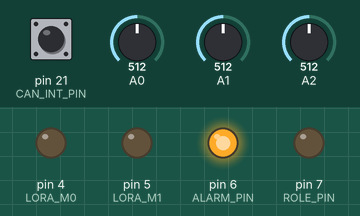
The sketch below on a simulated Arduino Mega 2560, built with avr-gcc and run on an emulated ATmega2560. Shown: output pins drawn as LEDs (lit = HIGH). The inputs (shaded band) are chosen by the test bench; at power-on: pin 21 (CAN_INT_PIN) HIGH, A0 = 512, A1 = 512, A2 = 512. Storage starts empty; what the sketch prints to the serial monitor is not drawn.

Above: at 0.1 s.
Timing chart, 0 to 1.6 s (numbered marks = the images above):
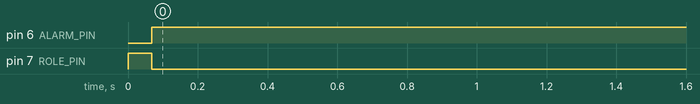

Measured:
- by itself, pin 6 (ALARM_PIN): LOW → HIGH at 0.07 s
- by itself, pin 7 (ROLE_PIN): HIGH → LOW at 0.07 s

The sketch:

verici.ino
```cpp
#include <math.h>
#include <string.h>
#include <stdio.h>
#include <SPI.h>
#include <mcp_can.h>
#include <SD.h>
#include "config.h"

MCP_CAN CAN(CAN_CS_PIN);

const float R_REF = 1000.0;
const float R_0 = 10000.0;
const float T_0 = 298.15;
const float B_VALUE = 3950;

struct SicaklikVerisi {
  float sicaklik_sensor1;
  float sicaklik_sensor2;
  float sicaklik_sensor3;
  float sicaklik_max;
  bool sicaklik_hata;
};

struct BmsVerisi {
  float voltaj;
  float akim;
  int soc;
  bool veri_hata;
  unsigned long sonSocZamani;
  unsigned long sonHucreZamani;
  unsigned long sonKapasiteZamani;
  unsigned long kalanKapasite_mAh;
  bool kapasite_gecerli;
  int sarjDurumu;
  unsigned int maxHucreVoltaj_mV;
  unsigned int minHucreVoltaj_mV;
  bool hucre_gecerli;
};

struct TelemetriPaketi {
  unsigned long seq;
  unsigned long zaman;
  float hiz;
  float tmax;
  float voltaj;
  float akim;
  int soc;
  float kalanEnerji;
  float izolasyon;
  unsigned int maxHucre;
  unsigned int minHucre;
  ActiveStatus durum;
};

const unsigned long BMS_REQ_SOC_V_I   = 0x18900140;
const unsigned long BMS_RESP_SOC_V_I  = 0x18904001;
const unsigned long BMS_REQ_HUCRE     = 0x18910140;
const unsigned long BMS_RESP_HUCRE    = 0x18914001;
const unsigned long BMS_REQ_KAPASITE  = 0x18930140;
const unsigned long BMS_RESP_KAPASITE = 0x18934001;

BmsVerisi sonBmsVerisi = {0, 0, 0, true, 0, 0, 0, 0, false, 0, 0, 0, false};

unsigned long sonGonderimZamani = 0;
unsigned long sonBmsIstekZamani = 0;
unsigned long sonNextionZamani = 0;

const unsigned long NEXTION_REFRESH_DELAY = 250;
const unsigned long BMS_POLL_DELAY        = 1000; // BMS her 1 saniyede güncellenir
const unsigned long ACK_TIMEOUT_MS        = 350;

bool sdHazir = false;
bool canHazir = false;
char dosyaAdi[13];

// 60 saniyelik kural için 30 paket (30 x 2 sn = 60 sn)
const int KUYRUK_KAPASITESI = 30;
TelemetriPaketi kuyruk[KUYRUK_KAPASITESI];
int kuyrukBas = 0;
int kuyrukSon = 0;
int kuyrukAdet = 0;
unsigned long paketSayaci = 0;

unsigned long sonBasariliAckZamani = 0;

void kuyrugaEkle(const TelemetriPaketi &p) {
  if (kuyrukAdet < KUYRUK_KAPASITESI) {
    kuyruk[kuyrukSon] = p;
    kuyrukSon = (kuyrukSon + 1) % KUYRUK_KAPASITESI;
    kuyrukAdet++;
    Serial.print(F("[KUYRUK] Paket eklendi. No: "));
    Serial.println(p.seq);
  } else {
    kuyrukBas = (kuyrukBas + 1) % KUYRUK_KAPASITESI;
    kuyruk[kuyrukSon] = p;
    kuyrukSon = (kuyrukSon + 1) % KUYRUK_KAPASITESI;
    Serial.println(F("[UYARI - 60s DOLDU] En eski paket silindi."));
  }
}

float hizKmhOku() {
  return HIZ_KMH_SABIT;
}

float izolasyonDirenciOku() {
  return IZOLASYON_DIRENC_KOHM_SABIT;
}

float kalanEnerjiHesapla() {
  if (sonBmsVerisi.kapasite_gecerli && sonBmsVerisi.voltaj > 0.0) {
    return (sonBmsVerisi.kalanKapasite_mAh / 1000.0) * sonBmsVerisi.voltaj;
  } else {
    return (BATARYA_PAKET_KAPASITE_WH * sonBmsVerisi.soc) / 100.0;
  }
}

ActiveStatus sistemDurumuHesapla(const SicaklikVerisi &sicaklik, float hizKmh, bool telemetriKopuk) {
  bool bmsSocTimeout = (millis() - sonBmsVerisi.sonSocZamani > 4000);

  if (!canHazir || sicaklik.sicaklik_hata || sonBmsVerisi.veri_hata || bmsSocTimeout || telemetriKopuk) {
    return STATE_ERROR;
  }
  if (sicaklik.sicaklik_max >= SICAKLIK_MAX || hizKmh >= HIZ_KRITIK_KMH) {
    return STATE_CRITICAL;
  }
  if (sonBmsVerisi.sarjDurumu == 1) {
    return STATE_CHARGING;
  }
  if (sonBmsVerisi.sarjDurumu == 2 || hizKmh > 0.5) {
    return STATE_RUNNING;
  }
  return STATE_IDLE;
}

const char* durumMetnineCevir(ActiveStatus durum, bool telemetriKopuk) {
  if (telemetriKopuk) return "BAGLANTI KOPUK (>60s)";

  switch (durum) {
    case STATE_IDLE:     return "SISTEM NORMAL";
    case STATE_RUNNING:  return "SURUS / DESARJ";
    case STATE_CHARGING: return "SARJ OLUYOR";
    case STATE_CRITICAL: return "KRITIK DURUM!";
    case STATE_ERROR:    return "SENSOR/BMS HATASI";
    default:             return "BILINMEYEN";
  }
}

void tarihStringOlustur(char* buffer) {
  const char* aylar[] = {"Jan","Feb","Mar","Apr","May","Jun","Jul","Aug","Sep","Oct","Nov","Dec"};
  const char* d = __DATE__;

  char ayStr[4] = {d[0], d[1], d[2], '\0'};
  int gun = ((d[4] == ' ') ? 0 : (d[4] - '0')) * 10 + (d[5] - '0');

  int ay = 1;
  for (int i = 0; i < 12; i++) {
    if (strncmp(ayStr, aylar[i], 3) == 0) {
      ay = i + 1;
      break;
    }
  }
  sprintf(buffer, "%02d%02d", gun, ay);
}

bool dosyaAdiOlustur() {
  char tarih[5];
  tarihStringOlustur(tarih);

  for (int n = 1; n <= 999; n++) {
    sprintf(dosyaAdi, "%s-%d.CSV", tarih, n);
    if (!SD.exists(dosyaAdi)) {
      return true;
    }
  }
  return false;
}

float ntcOku(int pin) {
  int analogVal = analogRead(pin);

  if (analogVal > 0 && analogVal < 1023) {
    float vOut = analogVal * (5.0 / 1023.0);
    float rNtc = R_REF * ((5.0 / vOut) - 1.0);
    float tempK = 1.0 / ((1.0 / T_0) + (1.0 / B_VALUE) * log(rNtc / R_0));
    return tempK - 273.15;
  } else {
    return -127.0;
  }
}

SicaklikVerisi sicaklikOku() {
  SicaklikVerisi v;
  v.sicaklik_sensor1 = ntcOku(SICAKLIK_DS1);
  v.sicaklik_sensor2 = ntcOku(SICAKLIK_DS2);
  v.sicaklik_sensor3 = ntcOku(SICAKLIK_DS3);

  v.sicaklik_hata = false;
  v.sicaklik_max = -127.0;

  if (v.sicaklik_sensor1 != -127.0) {
    if (v.sicaklik_sensor1 > v.sicaklik_max) v.sicaklik_max = v.sicaklik_sensor1;
  } else v.sicaklik_hata = true;

  if (v.sicaklik_sensor2 != -127.0) {
    if (v.sicaklik_sensor2 > v.sicaklik_max) v.sicaklik_max = v.sicaklik_sensor2;
  } else v.sicaklik_hata = true;

  if (v.sicaklik_sensor3 != -127.0) {
    if (v.sicaklik_sensor3 > v.sicaklik_max) v.sicaklik_max = v.sicaklik_sensor3;
  } else v.sicaklik_hata = true;

  return v;
}

void bmsTumIstekleriGonder() {
  byte req[8] = {0, 0, 0, 0, 0, 0, 0, 0};
  CAN.sendMsgBuf(BMS_REQ_SOC_V_I, 1, 8, req);
  delay(15);
  CAN.sendMsgBuf(BMS_REQ_KAPASITE, 1, 8, req);
  delay(15);
  CAN.sendMsgBuf(BMS_REQ_HUCRE, 1, 8, req);
}

void bmsCanKontrolEt() {
  while (!digitalRead(CAN_INT_PIN)) {
    unsigned long rxId;
    byte len = 0;
    byte buf[8];
    CAN.readMsgBuf(&rxId, &len, buf);

    unsigned long temizId = rxId & 0x1FFFFFFF;

    if (temizId == BMS_RESP_SOC_V_I) {
      sonBmsVerisi.voltaj       = ((buf[0] << 8) | buf[1]) / 10.0;
      sonBmsVerisi.akim         = (((buf[4] << 8) | buf[5]) - 30000) / 10.0;
      sonBmsVerisi.soc          = ((buf[6] << 8) | buf[7]) / 10;
      sonBmsVerisi.veri_hata    = false;
      sonBmsVerisi.sonSocZamani = millis();
    } else if (temizId == BMS_RESP_KAPASITE) {
      sonBmsVerisi.sarjDurumu        = buf[0];
      sonBmsVerisi.kalanKapasite_mAh = ((unsigned long)buf[4] << 24) | ((unsigned long)buf[5] << 16) |
                                       ((unsigned long)buf[6] << 8)  | buf[7];
      sonBmsVerisi.kapasite_gecerli  = true;
      sonBmsVerisi.sonKapasiteZamani = millis();
    } else if (temizId == BMS_RESP_HUCRE) {
      sonBmsVerisi.maxHucreVoltaj_mV = ((unsigned int)buf[0] << 8) | buf[1];
      sonBmsVerisi.minHucreVoltaj_mV = ((unsigned int)buf[3] << 8) | buf[4];
      sonBmsVerisi.hucre_gecerli     = true;
      sonBmsVerisi.sonHucreZamani    = millis();
    }
  }
}

void nextionKomutBitir() {
  HMI_SERIAL.write(0xFF);
  HMI_SERIAL.write(0xFF);
  HMI_SERIAL.write(0xFF);
}

void nextionSayiGonder(const char* obj, long deger) {
  HMI_SERIAL.print(obj);
  HMI_SERIAL.print(F(".val="));
  HMI_SERIAL.print(deger);
  nextionKomutBitir();
}

void nextionMetinGonder(const char* obj, const char* metin) {
  HMI_SERIAL.print(obj);
  HMI_SERIAL.print(F(".txt=\""));
  HMI_SERIAL.print(metin);
  HMI_SERIAL.print(F("\""));
  nextionKomutBitir();
}

// SD Kart formatı resmi şartname standardında (Bölüm 3 Madde 9.2-f)
void csvSatiriYaz(unsigned long zaman, float hizKmh, float tmax, float v, float kalanEnerjiWh) {
  if (!sdHazir) return;

  File csvDosya = SD.open(dosyaAdi, FILE_WRITE);
  if (!csvDosya) return;

  csvDosya.print(zaman);
  csvDosya.print(F(";"));
  csvDosya.print(hizKmh, 1);
  csvDosya.print(F(";"));
  csvDosya.print(tmax, 1);
  csvDosya.print(F(";"));
  csvDosya.print(v, 1);
  csvDosya.print(F(";"));
  csvDosya.println(kalanEnerjiWh, 1);

  csvDosya.close();
}

void nextionGuncelle(const SicaklikVerisi &sicaklik, float hizKmh,
                      float kalanEnerjiWh,
                      ActiveStatus durum, bool telemetriKopuk) {
  // 1. HIZ: Nextion içindeki tm1 timer'ı h0 üzerinden ibre z0 ve n0'ı günceller
  long hizDegeri = (long)round(hizKmh);
  nextionSayiGonder("h0", hizDegeri);

  // 2. SICAKLIK VE TOPLAM VOLTAJ (n1 >= 55 olunca tm0 ile p1 ikonu otomatik yanıp söner)
  nextionSayiGonder("n1", (long)round(sicaklik.sicaklik_max));
  nextionSayiGonder("n2", (long)round(sonBmsVerisi.voltaj));

  // 3. AKIM (vvs=2 için Akım * 100)
  nextionSayiGonder("x2", (long)round(sonBmsVerisi.akim * 100.0));

  // 4. BATARYA DOLULUK YÜZDESİ VE BARI (j0)
  char socBuf[8];
  snprintf(socBuf, sizeof(socBuf), "%%%d", sonBmsVerisi.soc);
  nextionMetinGonder("t1", socBuf);
  nextionSayiGonder("j0", sonBmsVerisi.soc); // Mavi barı doldurur

  // 5. MİN / MAKS HÜCRE GERİLİMLERİ (vvs=2 için 10'a bölerek V formatı)
  if (sonBmsVerisi.hucre_gecerli) {
    nextionSayiGonder("x0", (long)round(sonBmsVerisi.maxHucreVoltaj_mV / 10.0));
    nextionSayiGonder("x1", (long)round(sonBmsVerisi.minHucreVoltaj_mV / 10.0));
  }

  // 6. KALAN ENERJİ (Wh) VE DURUM METNİ
  nextionSayiGonder("n5", (long)round(kalanEnerjiWh));
  nextionMetinGonder("t0", durumMetnineCevir(durum, telemetriKopuk));
}

bool gonderVeAckBekle(const char* mesaj, unsigned long seq, unsigned long timeoutMs) {
  while (LORA_SERIAL_P.available()) {
    LORA_SERIAL_P.read();
  }

  LORA_SERIAL_P.println(mesaj);

  unsigned long baslangic = millis();
  char ackBuf[32];
  int ackIdx = 0;

  while (millis() - baslangic < timeoutMs) {
    bmsCanKontrolEt();

    while (LORA_SERIAL_P.available()) {
      char c = (char)LORA_SERIAL_P.read();
      if (c == '\n') {
        ackBuf[ackIdx] = '\0';
        if (strncmp(ackBuf, "ACK:", 4) == 0) {
          unsigned long gelenSeq = strtoul(ackBuf + 4, NULL, 10);
          if (gelenSeq == seq) {
            return true;
          }
        }
        ackIdx = 0;
      } else if (c != '\r') {
        if (ackIdx < (int)(sizeof(ackBuf) - 1)) {
          ackBuf[ackIdx++] = c;
        }
      }
    }
  }
  return false;
}

void setup() {
  Serial.begin(SERIAL_BAUD);
  LORA_SERIAL_P.begin(LORA_SERIAL);
  HMI_SERIAL.begin(HMI_BAUD);

  pinMode(ROLE_PIN, OUTPUT);
  pinMode(ALARM_PIN, OUTPUT);
  pinMode(LORA_M0, OUTPUT);
  pinMode(LORA_M1, OUTPUT);

  digitalWrite(LORA_M0, LOW);
  digitalWrite(LORA_M1, LOW);
  digitalWrite(ALARM_PIN, LOW);
  digitalWrite(ROLE_PIN, HIGH);

  pinMode(CAN_INT_PIN, INPUT_PULLUP);

  sonBasariliAckZamani = millis();

  // SD Kart Başlatma (SD_CS = Pin 49)
  if (!SD.begin(SD_CS)) {
    Serial.println(F("SD kart baslatilamadi!"));
    sdHazir = false;
  } else if (!dosyaAdiOlustur()) {
    sdHazir = false;
  } else {
    File f = SD.open(dosyaAdi, FILE_WRITE);
    if (f) {
      f.println(F("zaman_ms;hiz_kmh;T_bat_C;V_bat_C;kalan_enerji_Wh")); //
      f.close();
      sdHazir = true;
      Serial.print(F("CSV dosyasi olusturuldu: "));
      Serial.println(dosyaAdi);
    } else {
      sdHazir = false;
    }
  }

  if (CAN.begin(MCP_ANY, CAN_500KBPS, MCP_16MHZ) == CAN_OK) {
    Serial.println(F("MCP2515 CAN init OK"));
    CAN.setMode(MCP_NORMAL);
    canHazir = true;
    bmsTumIstekleriGonder();
  } else {
    Serial.println(F("MCP2515 CAN init FAIL"));
    canHazir = false;
  }
}

void loop() {
  SicaklikVerisi sicaklik = sicaklikOku();

  // 55°C üstünde alarm daima aktiftir (70°C aşılsa bile yardımcı hattan çalmaya devam eder)
  if (sicaklik.sicaklik_max >= ALARM_MAX) {
    digitalWrite(ALARM_PIN, HIGH);
  } else {
    digitalWrite(ALARM_PIN, LOW);
  }

  // 70°C Aşırı Sıcaklık Koruması: Ana kontaktör açılır ve enerji kesilir (Bölüm 2 Madde 9.2-i)
  if (sicaklik.sicaklik_max >= SICAKLIK_MAX) {
    digitalWrite(ROLE_PIN, LOW);
  }

  bmsCanKontrolEt();

  // BMS Veri Sorgulama Asenkron Timer'ı (Her 1 saniyede bir taze veri istenir)
  if (millis() - sonBmsIstekZamani >= BMS_POLL_DELAY) {
    sonBmsIstekZamani = millis();
    bmsTumIstekleriGonder();
  }

  float hizKmh = hizKmhOku();
  float kalanEnerjiWh = kalanEnerjiHesapla();
  float izolasyonDirenci = izolasyonDirenciOku();
  bool telemetriKopuk = (millis() - sonBasariliAckZamani >= ((unsigned long)LOST_MAX * 1000UL));
  ActiveStatus mevcutDurum = sistemDurumuHesapla(sicaklik, hizKmh, telemetriKopuk);

  // Nextion Ekranını Yenile (250 ms)
  if (millis() - sonNextionZamani >= NEXTION_REFRESH_DELAY) {
    sonNextionZamani = millis();
    nextionGuncelle(sicaklik, hizKmh, kalanEnerjiWh, mevcutDurum, telemetriKopuk);
  }

  // Telemetri Gönderim Döngüsü (SEND_DELAY = 2000 ms)
  if (millis() - sonGonderimZamani >= SEND_DELAY) {
    sonGonderimZamani = millis();

    if (telemetriKopuk) {
      Serial.print(F("[UYARI - LOST_MAX] Telemetri baglantisi "));
      Serial.print(LOST_MAX);
      Serial.println(F(" saniyedir tamamen kesik!"));
    }

    paketSayaci++;

    char mesaj[160];
    char tmaxStr[10], vStr[10], iStr[10], spdStr[10], eStr[10], isoStr[10];
    dtostrf(sicaklik.sicaklik_max, 4, 1, tmaxStr);
    dtostrf(sonBmsVerisi.voltaj, 4, 1, vStr);
    dtostrf(sonBmsVerisi.akim, 4, 1, iStr);
    dtostrf(hizKmh, 4, 1, spdStr);
    dtostrf(kalanEnerjiWh, 5, 1, eStr);
    dtostrf(izolasyonDirenci, 5, 0, isoStr);

    snprintf(mesaj, sizeof(mesaj),
             "TYPE:LIVE,SEQ:%lu,TIME:%lu,SPD:%s,Tmax:%s,V:%s,I:%s,SOC:%d,E:%s,ISO:%s,Hmax:%u,Hmin:%u",
             paketSayaci, millis(), spdStr, tmaxStr, vStr, iStr, sonBmsVerisi.soc, eStr, isoStr,
             sonBmsVerisi.maxHucreVoltaj_mV, sonBmsVerisi.minHucreVoltaj_mV);

    Serial.print(F("[GONDERILIYOR - CANLI] "));
    Serial.println(mesaj);

    bool ackGeldi = gonderVeAckBekle(mesaj, paketSayaci, ACK_TIMEOUT_MS);

    if (ackGeldi) {
      sonBasariliAckZamani = millis();

      Serial.print(F("[ACK ALINDI] Canli paket onaylandi. No: "));
      Serial.println(paketSayaci);

      if (kuyrukAdet > 0) {
        TelemetriPaketi eskiPaket = kuyruk[kuyrukBas];
        delay(50);

        char tekrarMesaj[160];
        char eTmax[10], eV[10], eI[10], eSpd[10], eE[10], eIso[10];
        dtostrf(eskiPaket.tmax, 4, 1, eTmax);
        dtostrf(eskiPaket.voltaj, 4, 1, eV);
        dtostrf(eskiPaket.akim, 4, 1, eI);
        dtostrf(eskiPaket.hiz, 4, 1, eSpd);
        dtostrf(eskiPaket.kalanEnerji, 5, 1, eE);
        dtostrf(eskiPaket.izolasyon, 5, 0, eIso);

        snprintf(tekrarMesaj, sizeof(tekrarMesaj),
                 "TYPE:RETRY,SEQ:%lu,TIME:%lu,SPD:%s,Tmax:%s,V:%s,I:%s,SOC:%d,E:%s,ISO:%s,Hmax:%u,Hmin:%u",
                 eskiPaket.seq, eskiPaket.zaman, eSpd, eTmax, eV, eI, eskiPaket.soc, eE, eIso,
                 eskiPaket.maxHucre, eskiPaket.minHucre);

        Serial.print(F("[GONDERILIYOR - TEKRAR] "));
        Serial.println(tekrarMesaj);

        bool retryAck = gonderVeAckBekle(tekrarMesaj, eskiPaket.seq, ACK_TIMEOUT_MS);

        if (retryAck) {
          sonBasariliAckZamani = millis();
          Serial.print(F("[ACK ALINDI - TEKRAR] Gecmis paket onaylandi. No: "));
          Serial.println(eskiPaket.seq);
          kuyrukBas = (kuyrukBas + 1) % KUYRUK_KAPASITESI;
          kuyrukAdet--;
        } else {
          Serial.println(F("[KAYIP - TEKRAR] Gecmis paket iletilemedi, kuyrukta bekliyor."));
        }
      }
    } else {
      // YALNIZCA KOPMA ANINDA: SD karta ve kuyruğa kaydedilir (Madde 9.2-e)
      Serial.print(F("[KOPMA] ACK gelmedi! Paket SD karta ve kuyruga kaydediliyor: "));
      Serial.println(paketSayaci);

      TelemetriPaketi kayipPaket;
      kayipPaket.seq = paketSayaci;
      kayipPaket.zaman = millis();
      kayipPaket.hiz = hizKmh;
      kayipPaket.tmax = sicaklik.sicaklik_max;
      kayipPaket.voltaj = sonBmsVerisi.voltaj;
      kayipPaket.akim = sonBmsVerisi.akim;
      kayipPaket.soc = sonBmsVerisi.soc;
      kayipPaket.kalanEnerji = kalanEnerjiWh;
      kayipPaket.izolasyon = izolasyonDirenci;
      kayipPaket.maxHucre = sonBmsVerisi.maxHucreVoltaj_mV;
      kayipPaket.minHucre = sonBmsVerisi.minHucreVoltaj_mV;
      kayipPaket.durum = mevcutDurum;
      kuyrugaEkle(kayipPaket);

      csvSatiriYaz(millis(), hizKmh, sicaklik.sicaklik_max, sonBmsVerisi.voltaj, kalanEnerjiWh);
    }
  }
}
```

config.h
```cpp
#ifndef CONFIG_H
#define CONFIG_H

#include <Arduino.h>

#define SERIAL_BAUD     9600
#define LORA_SERIAL     9600
#define HMI_BAUD        9600

#define LORA_SERIAL_P   Serial1
#define HMI_SERIAL      Serial2

#define ROLE_PIN        7
#define ALARM_PIN       6

#define LORA_M0         4
#define LORA_M1         5

#define CAN_CS_PIN      53
#define CAN_INT_PIN     21
#define SD_CS           10

#define SICAKLIK_DS1    A0
#define SICAKLIK_DS2    A1
#define SICAKLIK_DS3    A2

#define ALARM_MAX       55.0
#define SICAKLIK_MAX    70.0
#define HIZ_KRITIK_KMH  60.0

#define SEND_DELAY      2000
#define LOST_MAX        60

#define BATARYA_PAKET_KAPASITE_WH 4800.0

#define HIZ_KMH_SABIT                 0.0
#define IZOLASYON_DIRENC_KOHM_SABIT   9999.0

enum ActiveStatus : uint8_t {
  STATE_IDLE      = 0,
  STATE_RUNNING   = 1,
  STATE_CHARGING  = 2,
  STATE_CRITICAL  = 3,
  STATE_ERROR     = 4
};

#endif
```
